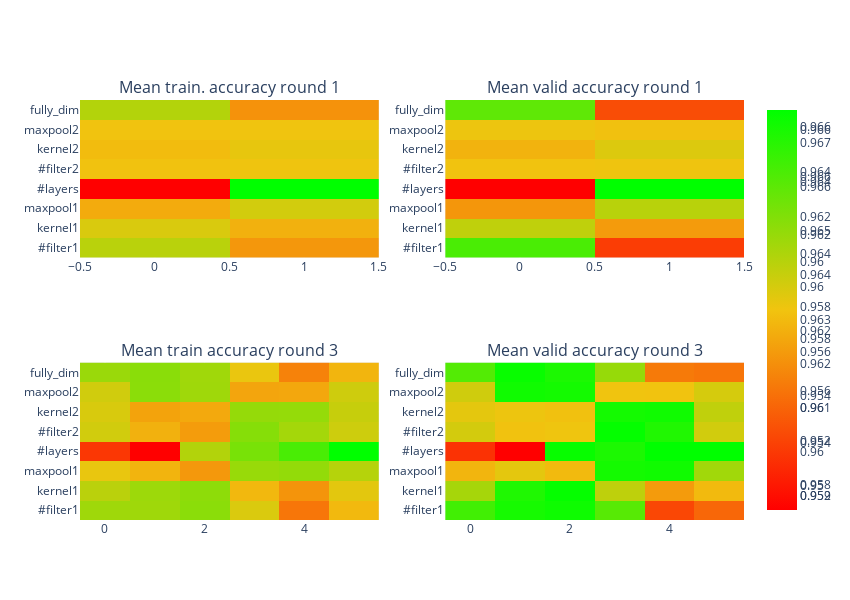

The cell this chart's notebook holds for it:
### Code cell
fig = make_subplots(rows=2, cols=2,subplot_titles=("Mean train. accuracy round 1",
                                                   "Mean valid accuracy round 1",
                                                  "Mean train accuracy round 3",
                                                  "Mean valid accuracy round 3"))
y = ['#filter1','kernel1','maxpool1','#layers',
     '#filter2','kernel2','maxpool2','fully_dim',]
x = np.linspace(0,len(temp_general_perf[0])-1,len(temp_general_perf[0]))
Colorscale = [[0, '#FF0000'],[0.5, '#F1C40F'], [1, '#00FF00']]
fig.add_trace(go.Heatmap(y=[y[i] for i in range(len(y))],
                   x=[0,1],
                   z=old_general_perf2, colorscale = Colorscale),row=1,col=1)
fig.add_trace(go.Heatmap(y=[y[i] for i in range(len(y))],
                   x=[0,1],
                   z=old_general_perf,colorscale=Colorscale),row=1,col=2)
fig.add_trace(go.Heatmap(y=[y[i] for i in range(len(y))],
                   x=x,
                   z=temp_general_perf2, colorscale = Colorscale),row=2,col=1)
fig.add_trace(go.Heatmap(y=[y[i] for i in range(len(y))],
                   x=x,
                   z=temp_general_perf,colorscale=Colorscale),row=2,col=2)
fig.update_layout(height=600, width=850)

fig.show()

### Figure 1 — Plotly figure (JSON) as saved in the notebook; plotly's stock layout.template omitted (floating-point values rounded to 4 significant figures)
{"data": [{"colorscale": [[0, "#FF0000"], [0.5, "#F1C40F"], [1, "#00FF00"]], "type": "heatmap", "x": [0, 1], "xaxis": "x", "y": ["#filter1", "kernel1", "maxpool1", "#layers", "#filter2", "kernel2", "maxpool2", "fully_dim"], "yaxis": "y", "z": [[0.9609, 0.9573], [0.9599, 0.9583], [0.9581, 0.9601], [0.9514, 0.9668], [0.959, 0.9592], [0.9588, 0.9594], [0.9591, 0.9591], [0.9611, 0.9571]]}, {"colorscale": [[0, "#FF0000"], [0.5, "#F1C40F"], [1, "#00FF00"]], "type": "heatmap", "x": [0, 1], "xaxis": "x2", "y": ["#filter1", "kernel1", "maxpool1", "#layers", "#filter2", "kernel2", "maxpool2", "fully_dim"], "yaxis": "y2", "z": [[0.9663, 0.9601], [0.9642, 0.9623], [0.9621, 0.9643], [0.9587, 0.9677], [0.9632, 0.9632], [0.9628, 0.9636], [0.9633, 0.9631], [0.966, 0.9605]]}, {"colorscale": [[0, "#FF0000"], [0.5, "#F1C40F"], [1, "#00FF00"]], "type": "heatmap", "x": [0, 1, 2, 3, 4, 5], "xaxis": "x3", "y": ["#filter1", "kernel1", "maxpool1", "#layers", "#filter2", "kernel2", "maxpool2", "fully_dim"], "yaxis": "y3", "z": [[0.9609, 0.9609, 0.9616, 0.9587, 0.9543, 0.9573], [0.9599, 0.961, 0.9615, 0.9573, 0.9557, 0.9583], [0.9581, 0.9571, 0.9559, 0.9612, 0.9613, 0.9601], [0.9514, 0.9489, 0.9602, 0.9623, 0.964, 0.9668], [0.959, 0.957, 0.956, 0.9618, 0.9607, 0.9592], [0.9588, 0.9563, 0.9566, 0.9612, 0.9613, 0.9594], [0.9591, 0.9616, 0.9609, 0.9565, 0.9565, 0.9591], [0.9611, 0.9616, 0.9608, 0.9581, 0.9548, 0.9571]]}, {"colorscale": [[0, "#FF0000"], [0.5, "#F1C40F"], [1, "#00FF00"]], "type": "heatmap", "x": [0, 1, 2, 3, 4, 5], "xaxis": "x4", "y": ["#filter1", "kernel1", "maxpool1", "#layers", "#filter2", "kernel2", "maxpool2", "fully_dim"], "yaxis": "y4", "z": [[0.9663, 0.9673, 0.9674, 0.9659, 0.9592, 0.9601], [0.9642, 0.9671, 0.9676, 0.9636, 0.9615, 0.9623], [0.9621, 0.9628, 0.9623, 0.9673, 0.9674, 0.9643], [0.9587, 0.9574, 0.9676, 0.9671, 0.9677, 0.9677], [0.9632, 0.9625, 0.9626, 0.9677, 0.9671, 0.9632], [0.9628, 0.9626, 0.9625, 0.9673, 0.9674, 0.9636], [0.9633, 0.9674, 0.9673, 0.9626, 0.9625, 0.9631], [0.966, 0.9676, 0.9671, 0.9645, 0.9606, 0.9605]]}], "layout": {"annotations": [{"font": {"size": 16}, "showarrow": false, "text": "Mean train. accuracy round 1", "x": 0.225, "xanchor": "center", "xref": "paper", "y": 1, "yanchor": "bottom", "yref": "paper"}, {"font": {"size": 16}, "showarrow": false, "text": "Mean valid accuracy round 1", "x": 0.775, "xanchor": "center", "xref": "paper", "y": 1, "yanchor": "bottom", "yref": "paper"}, {"font": {"size": 16}, "showarrow": false, "text": "Mean train accuracy round 3", "x": 0.225, "xanchor": "center", "xref": "paper", "y": 0.375, "yanchor": "bottom", "yref": "paper"}, {"font": {"size": 16}, "showarrow": false, "text": "Mean valid accuracy round 3", "x": 0.775, "xanchor": "center", "xref": "paper", "y": 0.375, "yanchor": "bottom", "yref": "paper"}], "height": 600, "width": 850, "xaxis": {"anchor": "y", "domain": [0, 0.45]}, "xaxis2": {"anchor": "y2", "domain": [0.55, 1]}, "xaxis3": {"anchor": "y3", "domain": [0, 0.45]}, "xaxis4": {"anchor": "y4", "domain": [0.55, 1]}, "yaxis": {"anchor": "x", "domain": [0.625, 1]}, "yaxis2": {"anchor": "x2", "domain": [0.625, 1]}, "yaxis3": {"anchor": "x3", "domain": [0, 0.375]}, "yaxis4": {"anchor": "x4", "domain": [0, 0.375]}}}
